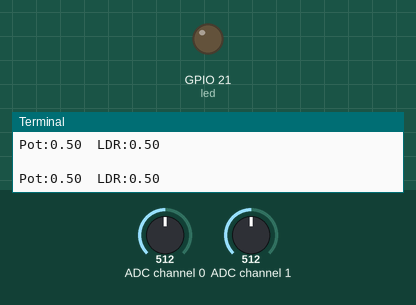
This program was run on a simulated Raspberry Pi (BCM pin numbers). Shown: output pins drawn as LEDs (lit = HIGH), the last lines printed to the terminal. The inputs (shaded band) are chosen by the test bench; at power-on: ADC channel 1 = 512, ADC channel 0 = 512 (analog values on the 0–1023 scale). Threads take turns every 2 ms.

Above: at 1.2 s.
1.3 s: ADC channel 1 set to 501
At 1.9 s:
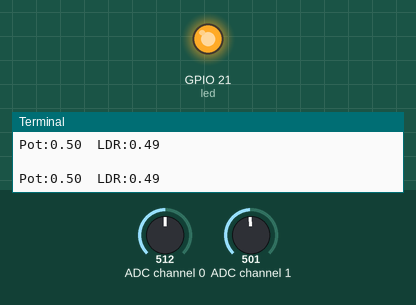
3.0 s: ADC channel 1 set to 716
At 4.2 s:
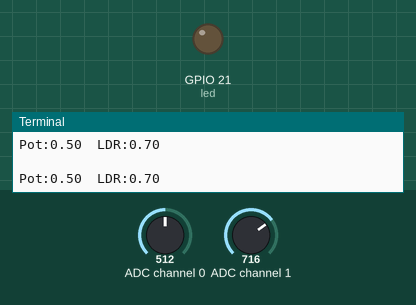
4.5 s: ADC channel 1 set to 511
At 5.6 s:
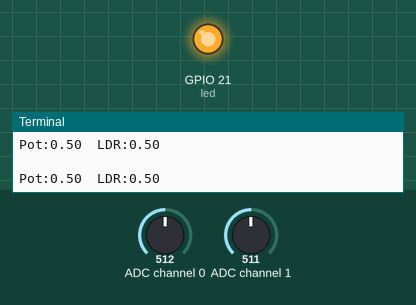
Timing chart, 0 to 7.5 s (numbered marks = the images above; inputs shaded):
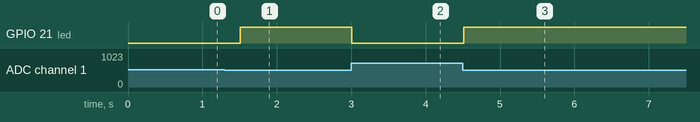

Measured:
- the behaviour switches between 512 and 511 on ADC channel 1 (found by bisection; images 0 and 1)
- after the input at 1.3 s, GPIO 21 (led): LOW → HIGH after 0.21 s
- after the input at 3.0 s, GPIO 21 (led): HIGH → LOW at once
- after the input at 4.5 s, GPIO 21 (led): LOW → HIGH at once

The program:

thread-MCP3008.py
```python
from gpiozero import MCP3008,LED
from time import sleep
import threading

pot = MCP3008(0) # Pot is connected to CH0
ldr = MCP3008(1) # LDR is connected to CH1
led = LED(21)
thresh = 0.5 # set threshold level to differentiate between light and dark

# Thread for handling MCP3008 data stream
class readMCP3008(threading.Thread):

    def __init__(self):
        super(readMCP3008, self).__init__()
        self.terminated = False
        self.start()

    def run(self):
        global read_pot
        global read_ldr
        print '\nMCP3008 started! Reading input channels....'
        while not self.terminated:
            # grab all available input from MCP3008
	    read_pot = pot.value
	    read_ldr = ldr.value
	    sleep(0.5)

            if self.terminated:
	        break
        print 'MCP3008 stopped'

# Startup sequence
print 'Initialize MCP3008'
readMCP3008 = readMCP3008()

if __name__ == "__main__":
    try:
	print 'Press CTRL+C to quit'
	running = True
	read_pot = 0
        read_ldr = 0
	while running:
            print("\nPot:{:.2f}  LDR:{:.2f}".format(read_pot,read_ldr))
            sleep(0.1)
            if read_ldr < thresh:
                led.on()
            else:
                led.off()
    except KeyboardInterrupt:
            print '\nShutting down...'
    readMCP3008.terminated = True
    readMCP3008.join()

    print
```
